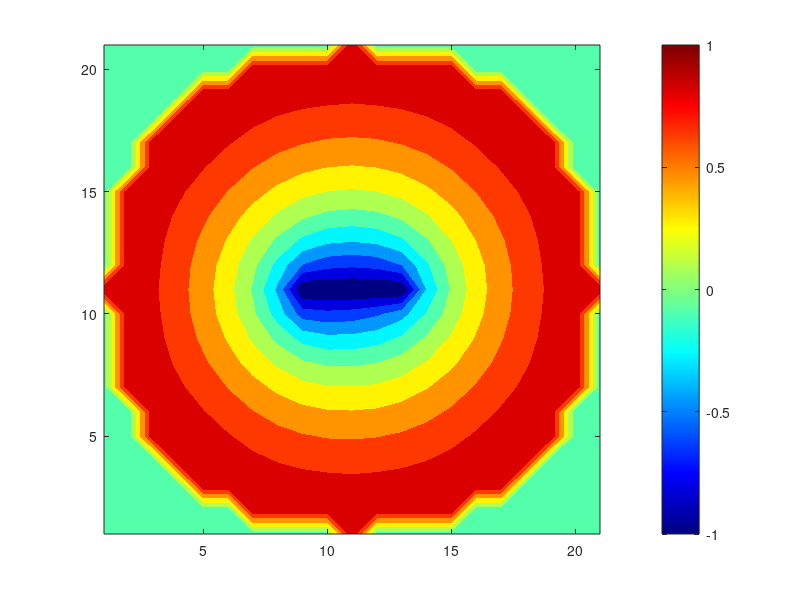

The MATLAB source for this figure:
clear all;
close all;
clc;

%segmentasi
n=20;
e_1=4*8.854*(10^(-12));
e_2=e_1/4;
x=zeros(n+1,1);
for i=1:n+1
    x(i)=-10+(i-1)*20/n;
end
y=-x;
%{
matrix1=zeros(n+1,n+1);
for i=1:n+1
    for j=1:n+1
        if (x(i))^2+(y(j))^2<=100
            matrix1(i,j)=1
        else
            matrix1(i,j)=0
        end
    end
end
%}
matrix=zeros(n+1,n+1);
for i=1:n+1
    for j=1:n+1
        if x(j)<=2 && x(j)>=-2 && y(i)==0
            matrix(i,j)=-1;
        elseif ((x(j))^2+(y(i))^2<=(100) && (x(j))^2+(y(i))^2>(10-20/n)^2)
            matrix(i,j)=1;
        end
    end
end
sum=0;
matrix2=zeros(n+1,n+1);
for i=1:n+1
    for j=1:n+1
        if ((x(j))^2+(y(i))^2<=(10-20/n)^2) && not(x(j)<=2 && x(j)>=-2 && y(i)==0)
            sum=sum+1;
            matrix2(i,j)=sum;
        end
    end
end
matrix3=zeros(sum,sum);
matrix4=zeros(sum,1);
baris=0;
%isi matriks persamaan
for i=1:n
    for j=1:n
        if ((x(j))^2+(y(i))^2<=(10-20/n)^2) && not(x(j)<=2 && x(j)>=-2 && y(i)==0)
            baris=baris+1;
            if matrix2(i-1,j)~= 0 && matrix2(i,j-1)~=0 && matrix2(i+1,j)~=0 && matrix2(i,j+1)~=0  
                if x(j)>0 && x(j)<10 && y(i)==0
                    matrix3(baris,matrix2(i-1,j))=2*e_1;
                    matrix3(baris,matrix2(i+1,j))=2*e_2;
                    matrix3(baris,matrix2(i,j+1))=(e_1+e_2);
                    matrix3(baris,matrix2(i,j-1))=(e_1+e_2);
                    matrix3(baris,matrix2(i,j))=-4*(e_1+e_2);
                elseif y(i)>0 && y(i)<10 && x(j)==0
                    matrix3(baris,matrix2(i,j-1))=2*e_2;
                    matrix3(baris,matrix2(i,j+1))=2*e_1;
                    matrix3(baris,matrix2(i-1,j))=(e_1+e_2);
                    matrix3(baris,matrix2(i+1,j))=(e_1+e_2);
                    matrix3(baris,matrix2(i,j))=-4*(e_1+e_2);
                elseif y(i)==0 && x(j)==0
                    matrix3(baris,matrix2(i,j-1))= (e_1+e_2) ;
                    matrix3(baris,matrix2(i,j+1))= 2*e_1 ;
                    matrix3(baris,matrix2(i+1,j))= (e_1+e_2) ;
                    matrix3(baris,matrix2(i-1,j))= 2*e_1 ;
                    matrix3(baris,matrix2(i,j))= 2*(2*e_1 + e_2) ;
                else
                    matrix3(baris,matrix2(i,j+1))=1;
                    matrix3(baris,matrix2(i-1,j))=1;
                    matrix3(baris,matrix2(i+1,j))=1;
                    matrix3(baris,matrix2(i,j))=-4;
                    matrix3(baris,matrix2(i,j-1))=1;
                end
            else
                
                %Ketika ujungnya 1 V
                if matrix(i,j-1)==1 && matrix(i,j+1)==1 && matrix(i-1,j)==1 && matrix2(i+1,j)~=0 %atas, kiri, kanan
                    matrix3(baris,matrix2(i+1,j))=(e_1+e_2);
                    matrix3(baris,matrix2(i,j))=-4*(e_1+e_2);
                    matrix4(matrix2(i,j),1)=-2*e_2*matrix(i,j-1)-(e_1+e_2)*matrix(i-1,j)-2*e_1*matrix(i,j+1);
                elseif matrix(i,j-1)==1 && matrix(i,j+1)==1 && matrix(i+1,j)==1 && matrix2(i-1,j)~=0 %bawah, kiri, kanan
                    matrix3(baris,matrix2(i-1,j))=1;
                    matrix3(baris,matrix2(i,j))=-4;
                    matrix4(matrix2(i,j),1)=-1*matrix(i,j-1)-1*matrix(i+1,j)-1*matrix(i,j+1);
                elseif matrix(i,j-1)==1 && matrix(i-1,j)==1 && matrix(i+1,j)==1 && matrix2(i,j+1)~= 0 %kiri, atas, bawah
                    matrix3(baris,matrix2(i,j+1))=1;
                    matrix3(baris,matrix2(i,j))=-4;
                    matrix4(matrix2(i,j),1)=-1*matrix(i,j-1)-1*matrix(i+1,j)-1*matrix(i-1,j);
                elseif matrix(i,j+1)==1 && matrix(i-1,j)==1 && matrix(i+1,j)==1 && matrix2(i,j-1)~=0 %kanan, atas, bawah
                    matrix3(baris,matrix2(i,j-1))=(e_1+e_2);
                    matrix3(baris,matrix2(i,j))=-4*(e_1+e_2);
                    matrix4(matrix2(i,j),1)=-2*e_2*matrix(i-1,j)-2*e_1*matrix(i+1,j)-(e_1+e_2)*matrix(i,j+1);
                elseif matrix(i-1,j)==1 && matrix(i,j-1)==1 && matrix2(i,j+1)~=0 && matrix2(i+1,j)~=0 %atas, kiri
                    matrix3(baris,matrix2(i,j))=-4;
                    matrix3(baris,matrix2(i,j+1))=1;
                    matrix3(baris,matrix2(i+1,j))=1;
                    matrix4(matrix2(i,j),1)=-1*matrix(i,j-1)-1*matrix(i-1,j);
                elseif matrix(i-1,j)==1 && matrix(i,j+1)==1 && matrix2(i,j-1)~=0 && matrix2(i+1,j)~=0 %atas, kanan
                    matrix3(baris,matrix2(i,j))=-4;
                    matrix3(baris,matrix2(i+1,j))=1;
                    matrix3(baris,matrix2(i,j-1))=1;
                    matrix4(matrix2(i,j),1)=-1*matrix(i-1,j)-1*matrix(i,j+1);
                elseif matrix(i,j+1)==1 && matrix(i+1,j)==1 && matrix2(i,j-1)~=0 && matrix2(i-1,j)~=0 %bawah, kanan
                    matrix3(baris,matrix2(i,j))=-4;
                    matrix3(baris,matrix2(i,j-1))=1;
                    matrix3(baris,matrix2(i-1,j))=1;
                    matrix4(matrix2(i,j),1)=-1*matrix(i,j+1)-1*matrix(i+1,j);
                elseif matrix(i,j-1)==1 && matrix(i+1,j)==1 && matrix2(i,j+1)~=0 && matrix2(i-1,j)~=0 %bawah, kiri
                    matrix3(baris,matrix2(i,j))=-4;
                    matrix3(baris,matrix2(i,j+1))=1;
                    matrix3(baris,matrix2(i-1,j))=1;
                    matrix4(matrix2(i,j),1)=-1*matrix(i,j-1)-1*matrix(i+1,j);
                elseif matrix(i,j-1)==1 && matrix2(i,j+1)~=0 && matrix2(i-1,j)~=0 && matrix2(i+1,j)~=0 %kiri
                    matrix3(baris,matrix2(i,j))=-4;
                    matrix3(baris,matrix2(i,j+1))=1;
                    matrix3(baris,matrix2(i-1,j))=1;
                    matrix3(baris,matrix2(i+1,j))=1;
                    matrix4(matrix2(i,j),1)=-1*matrix(i,j-1);
                elseif matrix(i,j+1)==1 && matrix2(i,j-1)~=0 && matrix2(i-1,j)~=0 && matrix2(i+1,j)~=0 %kanan
                    matrix3(baris,matrix2(i,j))=-4;
                    matrix3(baris,matrix2(i,j-1))=1;
                    matrix3(baris,matrix2(i-1,j))=1;
                    matrix3(baris,matrix2(i+1,j))=1;
                    matrix4(matrix2(i,j),1)=-1*matrix(i,j+1);
                elseif matrix(i-1,j)==1 && matrix2(i,j-1)~=0 && matrix2(i,j+1)~=0 && matrix2(i+1,j)~=0 %atas
                    matrix3(baris,matrix2(i,j))=-4;
                    matrix3(baris,matrix2(i,j-1))=1;
                    matrix3(baris,matrix2(i,j+1))=1;
                    matrix3(baris,matrix2(i+1,j))=1;
                    matrix4(matrix2(i,j),1)=-1*matrix(i-1,j);
                elseif matrix(i+1,j)==1 && matrix2(i,j-1)~=0 && matrix2(i,j+1)~=0 && matrix2(i-1,j)~=0 %bawah
                    matrix3(baris,matrix2(i,j))=-4;
                    matrix3(baris,matrix2(i,j-1))=1;
                    matrix3(baris,matrix2(i,j+1))=1;
                    matrix3(baris,matrix2(i-1,j))=1;
                    matrix4(matrix2(i,j),1)=-1*matrix(i+1,j);
                    
                %Ketika ujungnya -1 V    
                elseif matrix(i,j-1)==-1 && matrix2(i,j+1)~=0 && matrix2(i-1,j)~=0 && matrix2(i+1,j)~=0 %kiri
                    matrix3(baris,matrix2(i-1,j))=2*e_1;
                    matrix3(baris,matrix2(i+1,j))=2*e_2;
                    matrix3(baris,matrix2(i,j+1))=(e_1+e_2);
                    matrix3(baris,matrix2(i,j))=-4*(e_1+e_2);
                    matrix4(matrix2(i,j),1)=-1*(e_1+e_2)*matrix(i,j-1);
                elseif matrix(i,j+1)==-1 && matrix2(i,j-1)~=0 && matrix2(i-1,j)~=0 && matrix2(i+1,j)~=0 %kanan
                    matrix3(baris,matrix2(i,j))=-4;
                    matrix3(baris,matrix2(i,j-1))=1;
                    matrix3(baris,matrix2(i-1,j))=1;
                    matrix3(baris,matrix2(i+1,j))=1;
                    matrix4(matrix2(i,j),1)=-1*matrix(i,j+1);
                elseif matrix(i-1,j)==-1 && matrix2(i,j-1)~=0 && matrix2(i,j+1)~=0 && matrix2(i+1,j)~=0 %atas
                    matrix3(baris,matrix2(i,j))=-4;
                    matrix3(baris,matrix2(i,j-1))=1;
                    matrix3(baris,matrix2(i,j+1))=1;
                    matrix3(baris,matrix2(i+1,j))=1;
                    matrix4(matrix2(i,j),1)=-1*matrix(i-1,j);
                elseif matrix(i+1,j)==-1 && matrix2(i,j-1)~=0 && matrix2(i,j+1)~=0 && matrix2(i-1,j)~=0 %bawah
                    matrix3(baris,matrix2(i,j-1))=2*e_2;
                    matrix3(baris,matrix2(i,j+1))=2*e_1;
                    matrix3(baris,matrix2(i-1,j))=(e_1+e_2);
                    matrix3(baris,matrix2(i,j))=-4*(e_1+e_2);
                    matrix4(matrix2(i,j),1)=-(e_1+e_2)*matrix(i+1,j);
                end
            end
        end
    end
end

matrix5=inv(matrix3)*matrix4;
matrix6=matrix;
sum=0;
for i=1:n+1
    for j=1:n+1
        if ((x(j))^2+(y(i))^2<=(10-20/n)^2) && not(x(j)<=2 && x(j)>=-2 && y(i)==0)
            sum=sum+1;
            matrix6(i,j)=matrix5(sum,1);
        end
    end
end

%mencari -q
q=0;
for i=1:n
    for j=1:n
        if i==((n/2)+1)-(n/10)-1 && j>=((n/2)+1-(n/10)-1) && j<=((n/2)+1+(n/10)+1) %atas
            if j==(n/2)+1
                q=q+(matrix6(i-1,j)-matrix6(i+1,j))*(e_1+e_2)/2;
            elseif j<(n/2)+1
                q=q+(matrix6(i-1,j)-matrix6(i+1,j))*e_1;
            elseif j>(n/2)+1
                q=q+(matrix6(i-1,j)-matrix6(i+1,j))*e_2;
            end
        elseif j==(n/2)+1-(n/10)-1 && i>=((n/2)+1-(n/10)-1) && i<=((n/2)+1+(n/10)+1) %kiri
            q=q+(matrix6(i,j-1)-matrix6(i,j+1))*e_1;
        elseif i==(n/2)+1+(n/10)+1 && j>=((n/2)+1-(n/10)-1) && j<=((n/2)+1+(n/10)+1) %bawah
            q=q+(matrix6(i+1,j)-matrix6(i-1,j))*e_1;
        elseif j==(n/2)+1+(n/10)+1 && i>=((n/2)+1-(n/10)-1) && i<=((n/2)+1+(n/10)+1) %kanan
            if i==(n/2)+1
                q=q+(matrix6(i,j+1)-matrix6(i,j-1))*(e_1+e_2)/2;
            elseif i<(n/2)+1
                q=q+(matrix6(i,j+1)-matrix6(i,j-1))*e_2;
            elseif i>(n/2)+1
                q=q+(matrix6(i,j+1)-matrix6(i,j-1))*e_1;
            end
        end
    end
end
c=q/2;

contourf(matrix6,'linecolor','non');
colormap(jet(256));
colorbar;
caxis([-1,1]);
